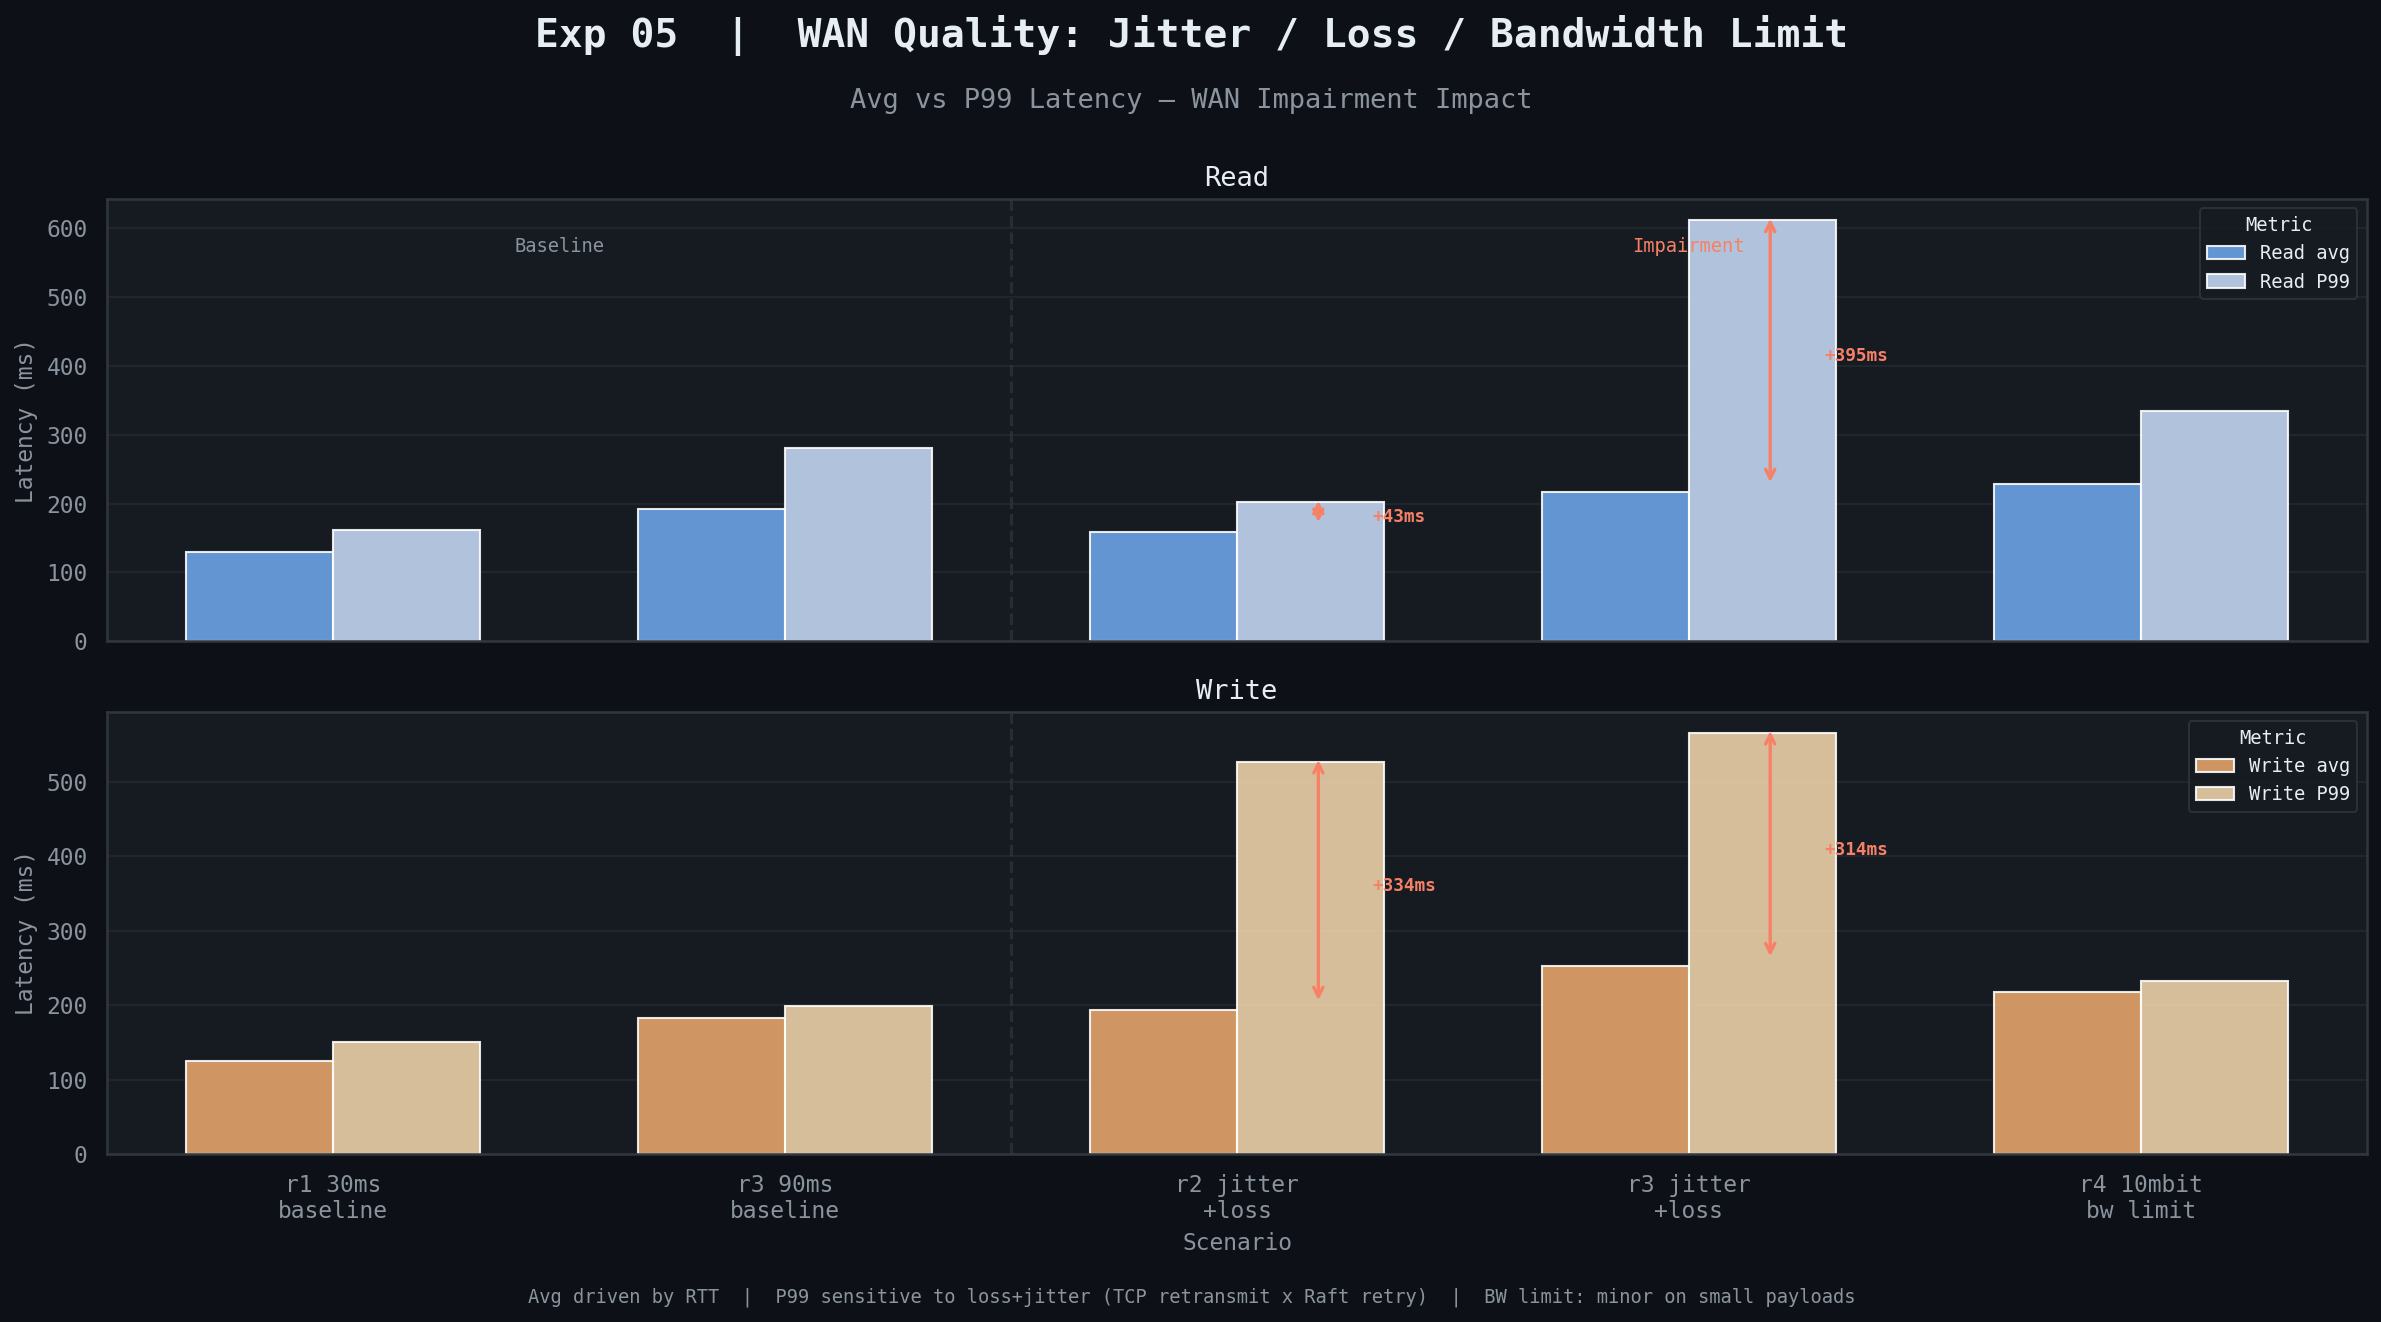

This chart was generated by the following Python code:
"""Exp 05 — WAN Quality: Jitter / Loss / Bandwidth"""
import seaborn as sns
import matplotlib.pyplot as plt
import pandas as pd
import numpy as np

BG, PANEL = '#0d1117', '#161b22'
TEXT, MUTED, BORDER = '#e6edf3', '#8b949e', '#30363d'
BLUE, ORANGE, RED = '#58a6ff', '#ffa657', '#f78166'

RC = {
    'axes.facecolor': PANEL, 'figure.facecolor': BG,
    'axes.edgecolor': BORDER, 'grid.color': '#21262d',
    'text.color': TEXT, 'axes.labelcolor': MUTED,
    'xtick.color': MUTED, 'ytick.color': MUTED,
    'legend.facecolor': PANEL, 'legend.edgecolor': BORDER,
    'legend.labelcolor': TEXT, 'axes.unicode_minus': False,
    'font.family': 'monospace', 'font.size': 11,
}
sns.set_theme(style='darkgrid', rc=RC)

scenarios = ['r1 30ms\nbaseline', 'r3 90ms\nbaseline', 'r2 jitter\n+loss', 'r3 jitter\n+loss', 'r4 10mbit\nbw limit']
r_avg = [129, 192, 159, 217, 229]
r_p99 = [161, 280, 202, 612, 334]
w_avg = [125, 183, 193, 252, 218]
w_p99 = [151, 199, 527, 566, 232]

rows = []
for s, ra, rp, wa, wp in zip(scenarios, r_avg, r_p99, w_avg, w_p99):
    rows += [
        {'Scenario': s, 'Latency (ms)': ra, 'Metric': 'Read avg'},
        {'Scenario': s, 'Latency (ms)': rp, 'Metric': 'Read P99'},
        {'Scenario': s, 'Latency (ms)': wa, 'Metric': 'Write avg'},
        {'Scenario': s, 'Latency (ms)': wp, 'Metric': 'Write P99'},
    ]
df = pd.DataFrame(rows)

fig, (ax_r, ax_w) = plt.subplots(2, 1, figsize=(16, 9), facecolor=BG, sharex=True)
fig.text(0.5, 0.96, 'Exp 05  |  WAN Quality: Jitter / Loss / Bandwidth Limit',
         ha='center', fontsize=19, fontweight='bold', color=TEXT)
fig.text(0.5, 0.915, 'Avg vs P99 Latency — WAN Impairment Impact',
         ha='center', fontsize=13, color=MUTED)

for ax, ops, pal, title, avgs, p99s in [
    (ax_r, ['Read avg', 'Read P99'],  [BLUE, '#c0d8ff'],   'Read',  r_avg, r_p99),
    (ax_w, ['Write avg', 'Write P99'], [ORANGE, '#ffd8a0'], 'Write', w_avg, w_p99),
]:
    ax.set_facecolor(PANEL)
    for sp in ax.spines.values(): sp.set_edgecolor(BORDER)
    sub = df[df['Metric'].isin(ops)].copy()
    sns.barplot(data=sub, x='Scenario', y='Latency (ms)', hue='Metric',
                palette=pal, ax=ax, errorbar=None, width=0.65, alpha=0.88)
    for xi in [2, 3]:
        gap = p99s[xi] - avgs[xi]
        ax.annotate('', xy=(xi + 0.18, p99s[xi] + 8), xytext=(xi + 0.18, avgs[xi] + 8),
                    arrowprops=dict(arrowstyle='<->', color=RED, lw=1.6))
        ax.text(xi + 0.30, (p99s[xi] + avgs[xi]) / 2,
                f'+{gap}ms', color=RED, fontsize=8.5, va='center', fontweight='bold')
    ax.set_ylabel('Latency (ms)', color=MUTED, fontsize=11)
    ax.set_xlabel('')
    ax.set_title(title, color=TEXT, fontsize=13, pad=6)
    ax.legend(title='Metric', fontsize=9, title_fontsize=9)
    ax.axvline(1.5, color=BORDER, lw=1.5, ls='--', alpha=0.7)

ax_r.text(0.5, ax_r.get_ylim()[1] * 0.88, 'Baseline', ha='center', fontsize=9, color=MUTED)
ax_r.text(3,   ax_r.get_ylim()[1] * 0.88, 'Impairment', ha='center', fontsize=9, color=RED)
ax_w.set_xlabel('Scenario', color=MUTED, fontsize=11)

fig.text(0.5, 0.03,
    'Avg driven by RTT  |  P99 sensitive to loss+jitter (TCP retransmit x Raft retry)  |  BW limit: minor on small payloads',
    ha='center', fontsize=9, color=MUTED)

plt.tight_layout(rect=[0, 0.05, 1, 0.89])
plt.savefig('phase5_wan_quality.png', dpi=150, bbox_inches='tight', facecolor=BG)
plt.show()
print("Saved: phase5_wan_quality.png")
